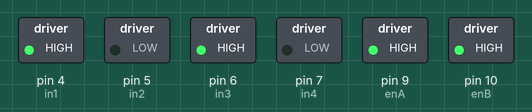
This sketch was run on a simulated Arduino Uno, built with avr-gcc and run on an emulated ATmega328P. Parts: switched loads named in the sketch (green lamp = pin HIGH).

Above: at 0.1 s.
Timing chart, 0 to 1.6 s (numbered marks = the images above):
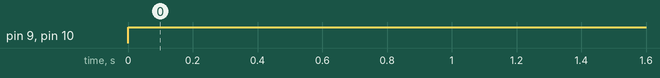

Measured:
- by itself, pin 9 (enA), pin 10 (enB): LOW → HIGH at 0.00 s

The sketch:

tesmotor.ino
```cpp
#define enA 9
#define enB 10
#define in1 4
#define in2 5
#define in3 6
#define in4 7

int speed = 255;

void setup() {
  pinMode(enA, OUTPUT);
  pinMode(enB, OUTPUT);
  pinMode(in1, OUTPUT);
  pinMode(in2, OUTPUT);
  pinMode(in3, OUTPUT);
  pinMode(in4, OUTPUT);

  digitalWrite(in1, HIGH);
  digitalWrite(in2, LOW);
  digitalWrite(in3, HIGH);
  digitalWrite(in4, LOW);

}

void loop() {

  analogWrite(enA, speed);
  analogWrite(enB, speed);


}
```
